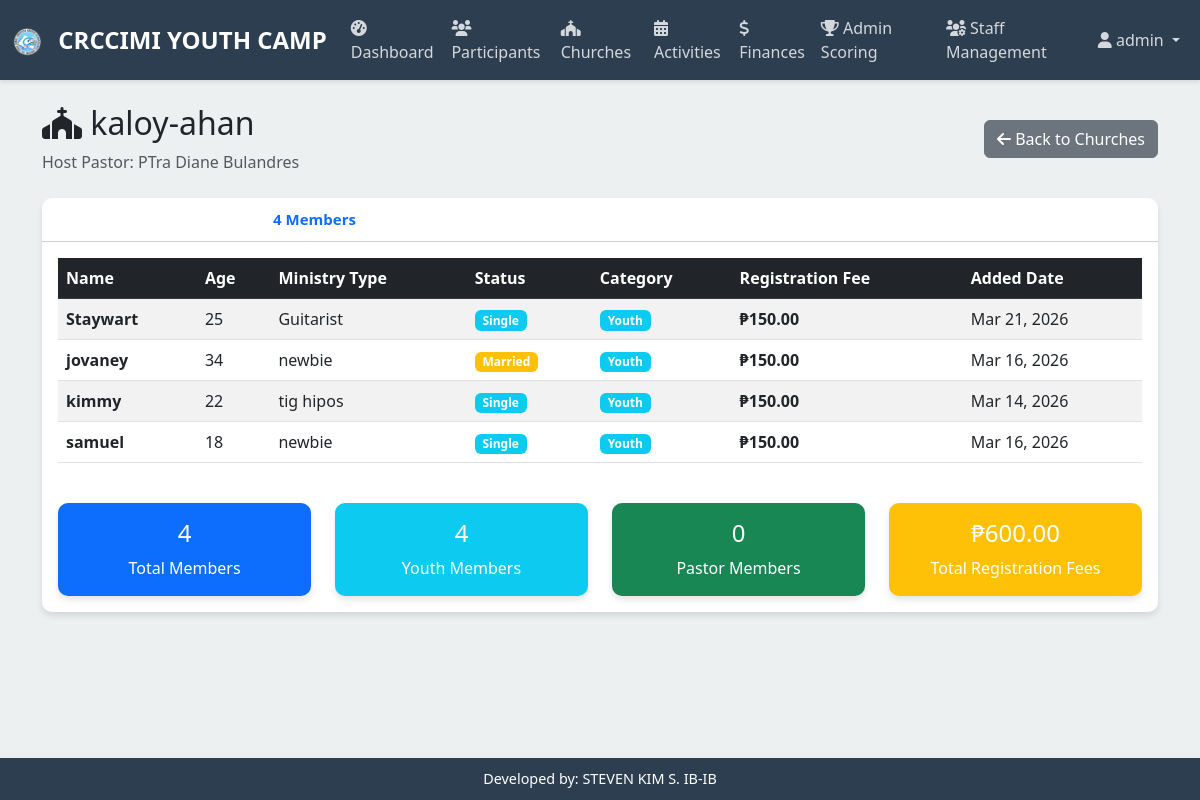
Page /churches/2/members/ (signed in) on the committed database.
### youthcamp/models.py (models this page shows, shortened)
class Church(models.Model):
    name = models.CharField(max_length=200)
    host_pastor = models.CharField(max_length=200)
    created_at = models.DateTimeField(auto_now_add=True)
    updated_at = models.DateTimeField(auto_now=True)

class Participant(models.Model):
    MINISTRY_CHOICES = [
        ('guitarist', 'Guitarist'),
        ('drummer', 'Drummer'),
        ('keyboard', 'Keyboard'),
        ('bassist', 'Bassist'),
    ]
    STATUS_CHOICES = [
        ('single', 'Single'),
        ('married', 'Married'),
        ('active', 'Active'),
        ('inactive', 'Inactive'),
        ('pending', 'Pending'),
    ]
    CATEGORY_CHOICES = [
        ('youth', 'Youth'),
        ('pastor', 'Pastor'),
    ]
    name = models.CharField(max_length=100)
    age = models.PositiveIntegerField()
    type_of_ministry = models.CharField(max_length=100, blank=True, null=True)
    status = models.CharField(max_length=20, choices=STATUS_CHOICES, default='pending')
    category = models.CharField(max_length=100, blank=True, null=True)
    church = models.ForeignKey(Church, on_delete=models.SET_NULL, null=True, blank=True)
    registration_fee = models.DecimalField(max_digits=10, decimal_places=2, default=0.00)
    color = models.CharField(max_length=7, default='#007bff', help_text="Color code for participant identification")
    created_at = models.DateTimeField(auto_now_add=True)
    updated_at = models.DateTimeField(auto_now=True)

### youthcamp/views.py (the view)
# urls.py: path('churches/<int:church_id>/members/', views.church_members_view, name='church_members'),
@login_required
def church_members_view(request, church_id):
    church = get_object_or_404(Church, id=church_id)
    members = Participant.objects.filter(church=church).order_by('name')
    youth_count = members.filter(category__iexact='youth').count()
    pastor_count = members.filter(category__iexact='pastor').count()
    total_fees = sum(member.registration_fee for member in members if member.registration_fee)
    context = {
        'church': church,
        'members': members,
        'youth_count': youth_count,
        'pastor_count': pastor_count,
        'total_fees': total_fees,
        'user': request.user,
    }
    return render(request, 'church_members.html', context)

### templates/church_members.html (shortened to what this page needs)
{% extends 'base.html' %}
{% block content %}
<div class="container mt-4">
    <div class="row">
        <div class="col-12">
            <div class="d-flex justify-content-between align-items-center mb-4">
                <div>
                    <h2>
                        <i class="fas fa-church"></i> {{ church.name }}
                    </h2>
                    <p class="text-muted mb-0">Host Pastor: {{ church.host_pastor }}</p>
                </div>
                <a href="{% url 'churches' %}" class="btn btn-secondary">
                    <i class="fas fa-arrow-left"></i> Back to Churches
                </a>
            </div>
        </div>
    </div>
    <div class="row">
        <div class="col-12">
            <div class="card">
                <div class="card-header bg-gradient" style="background: linear-gradient(135deg, #667eea 0%, #764ba2 100%); color: white;">
                    <h5 class="mb-0">
                        <i class="fas fa-users"></i> Church Members
                        {% if members %}
                            <span class="badge bg-white text-primary ms-2">{{ members.count }} Members</span>
                        {% endif %}
                    </h5>
                </div>
                <div class="card-body">
                    {% if members %}
                        <div class="table-responsive">
                            <table class="table table-striped table-hover">
                                <thead class="table-dark">
                                    <tr>
                                        <th>Name</th>
                                        <th>Age</th>
                                        <th>Ministry Type</th>
                                        <th>Status</th>
                                        <th>Category</th>
                                        <th>Registration Fee</th>
                                        <th>Added Date</th>
                                    </tr>
                                </thead>
                                <tbody>
                                    {% for member in members %}
                                    <tr>
                                        <td><strong>{{ member.name }}</strong></td>
                                        <td>{{ member.age }}</td>
                                        <td>{{ member.type_of_ministry|default:"-" }}</td>
                                        <td>
                                            {% if member.status == 'single' %}
                                                <span class="badge bg-info">Single</span>
                                            {% elif member.status == 'married' %}
                                                <span class="badge bg-warning">Married</span>
                                            {% elif member.status == 'active' %}
                                                <span class="badge bg-success">Active</span>
                                            {% elif member.status == 'inactive' %}
                                                <span class="badge bg-secondary">Inactive</span>
                                            {% elif member.status == 'pending' %}
                                                <span class="badge bg-warning">Pending</span>
                                            {% else %}
                                                <span class="badge bg-light text-dark">{{ member.status|title }}</span>
                                            {% endif %}
                                        </td>
                                        <td>
                                            {% if member.category|lower == 'youth' %}
                                                <span class="badge bg-info">Youth</span>
                                            {% elif member.category|lower == 'pastor' %}
                                                <span class="badge bg-primary">Pastor</span>
                                            {% else %}
                                                <span class="badge bg-secondary">{{ member.category|default:"-" }}</span>
                                            {% endif %}
                                        </td>
                                        <td><strong>₱{{ member.registration_fee|floatformat:2 }}</strong></td>
                                        <td>{{ member.created_at|date:"M d, Y" }}</td>
                                    </tr>
                                    {% endfor %}
                                </tbody>
                            </table>
                        </div>
                        <div class="row mt-4">
                            <div class="col-md-3">
                                <div class="card bg-primary text-white">
                                    <div class="card-body text-center">
                                        <h4 class="card-title">{{ members|length }}</h4>
                                        <p class="card-text mb-0">Total Members</p>
                                    </div>
                                </div>
                            </div>
                            <div class="col-md-3">
                                <div class="card bg-info text-white">
                                    <div class="card-body text-center">
                                        <h4 class="card-title">{{ youth_count }}</h4>
                                        <p class="card-text mb-0">Youth Members</p>
                                    </div>
                                </div>
                            </div>
                            <div class="col-md-3">
                                <div class="card bg-success text-white">
                                    <div class="card-body text-center">
                                        <h4 class="card-title">{{ pastor_count }}</h4>
                                        <p class="card-text mb-0">Pastor Members</p>
                                    </div>
                                </div>
                            </div>
                            <div class="col-md-3">
                                <div class="card bg-warning text-white">
                                    <div class="card-body text-center">
                                        <h4 class="card-title">₱{{ total_fees|floatformat:2 }}</h4>
                                        <p class="card-text mb-0">Total Registration Fees</p>
                                    </div>
                                </div>
                            </div>
                        </div>
                    {% endif %}
                </div>
            </div>
        </div>
    </div>
</div>
{% endblock %}

### templates/base.html (shortened to what this page needs)
<!DOCTYPE html>
<html lang="en">
<head>
    <link href="https://cdn.jsdelivr.net/npm/bootstrap@5.3.0/dist/css/bootstrap.min.css" rel="stylesheet">
    <link href="https://cdnjs.cloudflare.com/ajax/libs/font-awesome/6.0.0/css/all.min.css" rel="stylesheet">
</head>
<body>
    {% if user.is_authenticated %}
    <nav class="navbar navbar-expand-lg navbar-custom">
        <div class="container-fluid">
            <span class="navbar-brand">
                <img src="/static/logo.png" alt="CRCCIMI YOUTH CAMP Logo" style="height: 30px; width: auto; margin-right: 10px;">
                CRCCIMI YOUTH CAMP
            </span>
            <div class="collapse navbar-collapse" id="navbarNav">
                <ul class="navbar-nav me-auto">
                    <li class="nav-item">
                        <a class="nav-link" href="{% url 'dashboard' %}">
                            <i class="fas fa-tachometer-alt"></i> Dashboard
                        </a>
                    </li>
                    <li class="nav-item">
                        <a class="nav-link" href="{% url 'participants' %}">
                            <i class="fas fa-users"></i> Participants
                        </a>
                    </li>
                    <li class="nav-item">
                        <a class="nav-link" href="{% url 'churches' %}">
                            <i class="fas fa-church"></i> Churches
                        </a>
                    </li>
                    <li class="nav-item">
                        <a class="nav-link" href="{% url 'activities' %}">
                            <i class="fas fa-calendar-alt"></i> Activities
                        </a>
                    </li>
                    <li class="nav-item">
                        <a class="nav-link" href="{% url 'finances' %}">
                            <i class="fas fa-dollar-sign"></i> Finances
                        </a>
                    </li>
                    {% if user.is_staff or user.is_superuser %}
                    <li class="nav-item">
                        <a class="nav-link" href="{% url 'admin_scoring' %}">
                            <i class="fas fa-trophy"></i> Admin Scoring
                        </a>
                    </li>
                    {% endif %}
                    {% if user.is_superuser %}
                    <li class="nav-item">
                        <a class="nav-link" href="{% url 'staff_management' %}">
                            <i class="fas fa-users-cog"></i> Staff Management
                        </a>
                    </li>
                    {% endif %}
                </ul>
                <ul class="navbar-nav">
                    <li class="nav-item dropdown">
                        <a class="nav-link dropdown-toggle" href="#" id="navbarDropdown" role="button" data-bs-toggle="dropdown">
                            <i class="fas fa-user"></i> {{ user.username }}
                        </a>
                    </li>
                </ul>
            </div>
        </div>
    </nav>
    {% endif %}
    <div class="main-content">
        {% block content %}{% endblock %}
    </div>
    {% if user.is_authenticated %}
    <div class="footer-credit">
        Developed by: STEVEN KIM S. IB-IB
    </div>
    {% endif %}
</body>
</html>

### templates/base.html (style rules this page uses)
:root { --primary-color: #2c3e50; --secondary-color: #3498db; --accent-color: #e74c3c; --success-color: #27ae60; --light-bg: #ecf0f1; }
body { font-family: 'Segoe UI', Tahoma, Geneva, Verdana, sans-serif; background-color: var(--light-bg); margin: 0; padding: 0; }
.navbar-custom { background-color: var(--primary-color); box-shadow: 0 2px 4px rgba(0,0,0,0.1); }
.navbar-brand { font-weight: bold; color: white !important; font-size: 1.5rem; }
.nav-link { color: rgba(255,255,255,0.8) !important; transition: color 0.3s ease; }
.card { border: none; border-radius: 10px; box-shadow: 0 4px 6px rgba(0,0,0,0.1); transition: transform 0.3s ease; }
.footer-credit { background-color: var(--primary-color); color: white; text-align: center; padding: 10px; position: fixed; bottom: 0; width: 100%; font-size: 0.9rem; }
.main-content { padding-bottom: 60px; }

### rows in the picture
Church: name "kaloy-ahan", host_pastor "PTra Diane Bulandres"
Participant: name "Staywart", age "25", type_of_ministry "Guitarist", status "Single", category "Youth", registration_fee "150.00", created_at "Mar 21, 2026"
Participant: name "jovaney", age "34", type_of_ministry "newbie", status "Married", category "Youth", registration_fee "150.00", created_at "Mar 16, 2026"
Participant: name "kimmy", age "22", type_of_ministry "tig hipos", status "Single", category "Youth", registration_fee "150.00", created_at "Mar 14, 2026"
Participant: name "samuel", age "18", type_of_ministry "newbie", status "Single", category "Youth", registration_fee "150.00", created_at "Mar 16, 2026"

### other values in the picture
{{ user.username }} "admin"
{{ members.count }} "4"
{{ members|length }} "4"
{{ youth_count }} "4"
{{ pastor_count }} "0"
{{ total_fees|floatformat:2 }} "600.00"
